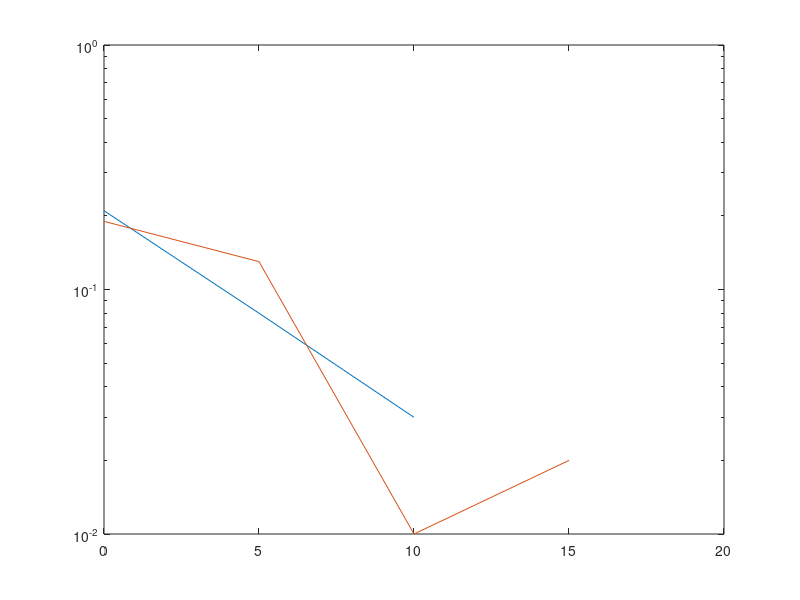

This figure's MATLAB source:
clear all;
snrdb = [0 :5 :20 ];
for k = 1 : length(snrdb)
    SNR=10^(snrdb(k)/10);
    ct=100;

    sum1=0;
    sum2=0;
    for i = 1 : ct
        %transmiter
        s1 = randsrc(1, 1, [3 1 -1 -3]);
        s2 = randsrc(1, 1, [3 1 -1 -3]);
        h1 = randn(1,1);
        h2 = randn(1,1);
        n1 = randn(1,1)/sqrt(SNR);
        n2 = randn(1,1)/sqrt(SNR);

        % observation
        y1 = h1 * s1 + h2 * s2 + n1; %first time
        y2 = h1 * s2 + h2 * (-s1) + n2; %first time
        %y3 = h1^2.1 * s + h2^2.1 * s + n;

        %combine
        xs1 = h1*y1 - h2*y2;
        xs2 = h2*y1+ h1*y2;
        %a rough estimation
        prio_est1 = xs1/(h1^2+h2^2);%first step of detection 
        prio_est2 =  xs2/(h1^2+h2^2);
        
        %refine our estimation 
         if prio_est1 > 2
            est1= 3;
        elseif prio_est1 < 2 && prio_est1 > 0
            est1 = 1;
        end    
        
        if prio_est1 < -2
            est1=-3;
        elseif prio_est1 < 0 && prio_est1 > -2
            est1= -1;
        end 
        
        if prio_est2 < -2
            est2=-3;
        elseif prio_est2 < 0 && prio_est2 > -2
            est2= -1;
        end 
        
        if prio_est2 > 2
            est2= 3;
        elseif prio_est2 < 2 && prio_est2 > 0
            est2 = 1;
        end 
        
        %we want to know the errors we made
        if est1 ~= s1
            sum1 = sum1+1;
        end
        if est2 ~= s2
            sum2 = sum2+1;
        end
    end

    p1(k)= sum1/ct;
    p2(k) = sum2/ct;
end
semilogy(snrdb,p1,snrdb,p2)